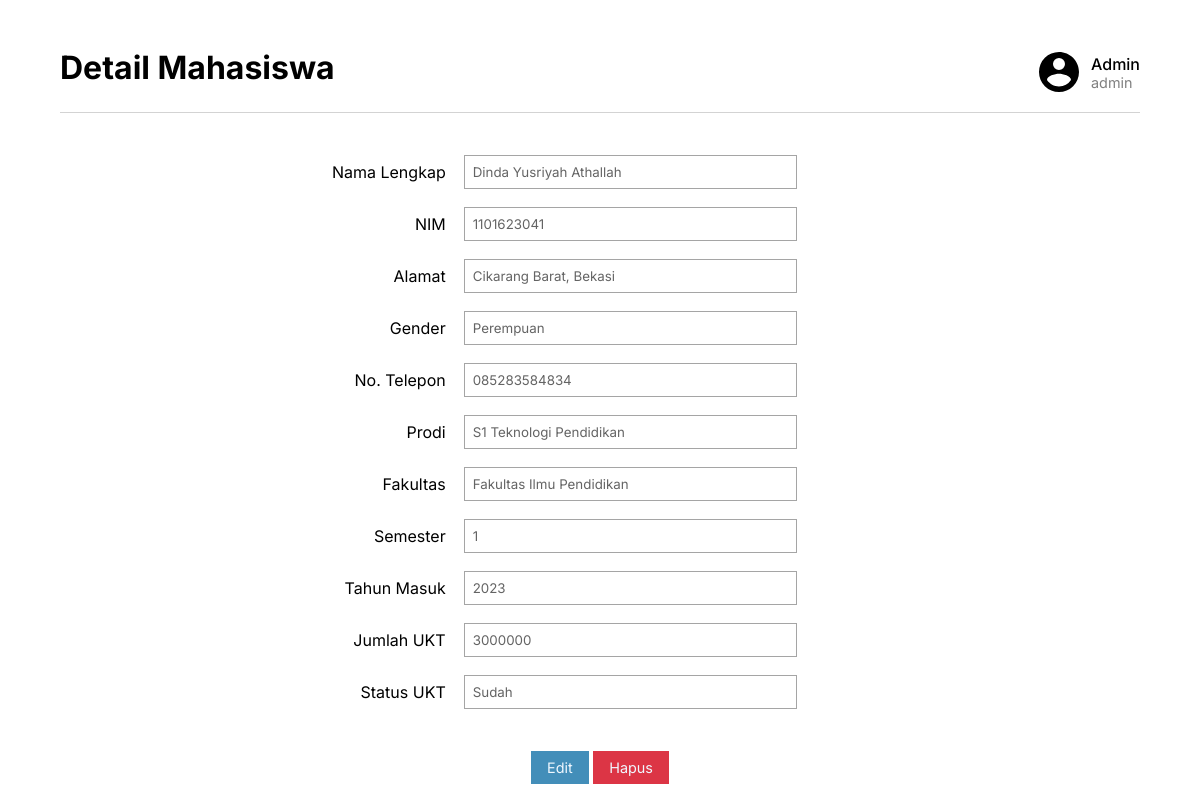
Screenshot of /detail.php?id=3 (signed in) with the database file from the repository.
### tables this page shows
CREATE TABLE `data_dasar` (
  `ID` int(11) NOT NULL,
  `NIM` varchar(10) NOT NULL,
  `NAMA` varchar(100) NOT NULL,
  `SEMESTER` int(3) NOT NULL,
  `ALAMAT` varchar(100) NOT NULL,
  `NO.TELP` varchar(15) NOT NULL,
  `PRODI` varchar(100) NOT NULL,
  `FAKULTAS` varchar(100) NOT NULL,
  `TAHUNMASUK` int(10) NOT NULL,
  `UKT` int(10) NOT NULL,
  `STATUSUKT` varchar(10) NOT NULL,
  `GENDER` varchar(10) NOT NULL
);

### detail.php (the view, shortened to what this page needs)
<?php
require 'utils.php';
$id = $_GET["id"];
$sql = "SELECT * FROM `data_dasar` WHERE ID=$id";
$data = mysqli_query($conn, $sql) -> fetch_assoc();
?>
<!DOCTYPE html>
<html lang="en">
<head>
  <link rel="stylesheet" href="styles/index.css">
  <link rel="stylesheet" href="styles/detail.css">
</head>
<body>
<div class="container">
    <header>
      <h1 class="page-title">Detail Mahasiswa</h1>
      <div class="profile">
        <div class="profile-wrapper">
          <img class="profile-img" src="assets/account-circle.svg" alt="">
          <div class="profile-info">
            <p class="profile-fullname"><?= $_SESSION["fullname"]; ?></p>
            <p class="profile-username"><?= $_SESSION["username"]; ?></p>
          </div>
        </div>
      </div>
    </header>
    <main>
      <div class="data-container">
        <form action="" method="get" class="disabled">
          <table>
            <tr>
              <td>
                <label for="nama">Nama Lengkap</label>
              </td>
              <td>
                <input type="text" name="NAMA" id="nama" value="<?= $data["NAMA"]; ?>" readonly>
              </td>
            </tr>
            <tr>
              <td>
                <label for="nim">NIM </label>
              </td>
              <td>
                <input type="text" name="NIM" id="nim" value="<?= $data["NIM"]; ?>" readonly>
              </td>
            </tr>
            <tr>
              <td>
                <label for="alamat">Alamat </label>
              </td>
              <td>
                <input type="text" name="ALAMAT" id="alamat" value="<?= $data["ALAMAT"]; ?>" readonly>
              </td>
            </tr>
            <tr>
              <td>
                <label for="gender">Gender</label>
              </td>
              <td>
                <input type="text" name="GENDER" id="gender" value="<?= $data["GENDER"]; ?>" readonly>
              </td>
            </tr>
            <tr>
              <td>
                <label for="telepon">No. Telepon </label>
              </td>
              <td>
                <input type="text" name="NO.TELP" id="telepon" value="<?= $data["NO.TELP"]; ?>" readonly>
              </td>
            </tr>
            <tr>
              <td>
                <label for="prodi">Prodi</label>
              </td>
              <td>
                <input type="text" name="PRODI" id="prodi" value="<?= $data["PRODI"]; ?>" readonly>
              </td>
            </tr>
            <tr>
              <td>
                <label for="fakultas">Fakultas</label>
              </td>
              <td>
                <input type="text" name="FAKULTAS" id="fakultas" value="<?= $data["FAKULTAS"]; ?>" readonly>
              </td>
            </tr>
            <tr>
              <td>
                <label for="semester">Semester</label>
              </td>
              <td>
                <input type="text" name="SEMESTER" id="semester" value="<?= $data["SEMESTER"]; ?>" readonly>
              </td>
            </tr>
            <tr>
              <td>
                <label for="tahun-masuk">Tahun Masuk</label>
              </td>
              <td>
                <input type="text" name="TAHUNMASUK" id="tahun-masuk" value="<?= $data["TAHUNMASUK"]; ?>" readonly>
              </td>
            </tr>
            <tr>
              <td>
                <label for="ukt">Jumlah UKT</label>
              </td>
              <td>
                <input type="number" name="UKT" id="ukt" value="<?= $data["UKT"]; ?>" readonly>
              </td>
            </tr>
            <tr>
              <td>
                <label for="status-ukt">Status UKT</label>
              </td>
              <td>
                <input type="text" name="STATUSUKT" id="status-ukt" value="<?= $data["STATUSUKT"]; ?>" readonly>
              </td>
            </tr>
          </table>
          <div class="action">
            <a href="update.php?id=<?= $data["ID"] ?>" class="btn-primary">Edit</a>
            <a href="delete.php?id=<?= $data["ID"] ?>" onclick="return confirm('Apakah anda yakin ingin menghapus data ini?');" class="btn-danger">Hapus</a>
          </div>
        </form>
      </div>
    </main>
  </div>
</body>
</html>

### styles/index.css (style rules this page uses)
* { margin: 0; padding: 0; box-sizing: border-box; font-family: 'Inter', sans-serif; }
.btn-primary { display: inline-block; background-color: #438EB9; text-decoration: none; color: aliceblue; font-size: .9rem; padding: .5rem 1rem; }
.btn-danger { display: inline-block; background-color: #DC3545; text-decoration: none; color: aliceblue; font-size: .9rem; padding: .5rem 1rem; }
.container { width: 90%; margin: auto; padding: 3rem 0; }
.container header { display: flex; justify-content: space-between; padding-bottom: 1rem; margin-bottom: 2rem; border-bottom: 1px solid rgb(211, 211, 211); }
header .profile { display: flex; width: 50%; justify-content: flex-end; align-items: center; position: relative; }
.profile-wrapper { display: flex; justify-content: flex-end; align-items: center; position: relative; cursor: pointer; }
.profile .profile-img { width: 3rem; margin-right: .5rem; }
.profile .profile-fullname { font-weight: 500; }
.profile .profile-username { color: grey; font-size: .9rem; }

### styles/detail.css (style rules this page uses)
table label { display: block; width: 100%; text-align: right; }
table td { padding: .5rem; }
table { width: 100%; }
form input { width: 50%; border: 1px solid rgb(165, 165, 165); padding: .5rem; color: rgb(22, 22, 22); }
form.disabled input { width: 50%; border: 1px solid rgb(165, 165, 165); padding: .5rem; color: rgb(100, 100, 100); }
.action { width: fit-content; margin: auto; margin-top: 2rem; }

### rows the page displays
data_dasar: NAMA "Dinda Yusriyah Athallah", NIM "1101623041", ALAMAT "Cikarang Barat, Bekasi", GENDER "Perempuan", TELP "085283584834", PRODI "S1 Teknologi Pendidikan", FAKULTAS "Fakultas Ilmu Pendidikan", SEMESTER "1", TAHUNMASUK "2023", UKT "3000000", STATUSUKT "Sudah"

### other values shown
$_SESSION["fullname"] "Admin"
$_SESSION["username"] "admin"
